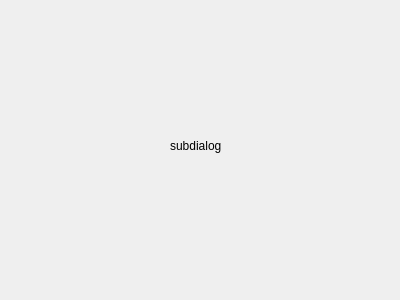
<?xml version="1.0" encoding="UTF-8"?>
<ui version="4.0">
 <class>SubDialog</class>
 <widget class="QDialog" name="SubDialog">
  <property name="geometry">
   <rect>
    <x>0</x>
    <y>0</y>
    <width>400</width>
    <height>300</height>
   </rect>
  </property>
  <property name="windowTitle">
   <string>Dialog</string>
  </property>
  <widget class="QLabel" name="label">
   <property name="geometry">
    <rect>
     <x>170</x>
     <y>130</y>
     <width>61</width>
     <height>31</height>
    </rect>
   </property>
   <property name="text">
    <string>subdialog</string>
   </property>
  </widget>
 </widget>
 <resources/>
 <connections/>
</ui>
